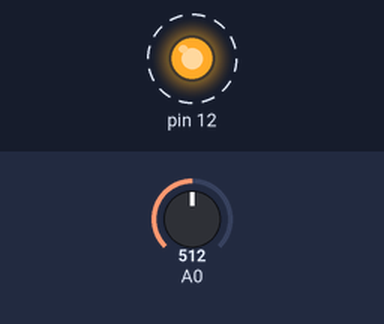
A sketch run on a simulated Arduino Uno, built with avr-gcc and run on an emulated ATmega328P. On the bench: output pins drawn as LEDs (lit = HIGH). Dashed ring = blinking. The test bench sets the inputs (shaded band); at power-on: A0 = 512. What the sketch prints to the serial monitor is not drawn.

Above: at 0.5 s.
Timing chart, 0 to 4.6 s (numbered marks = the images above):
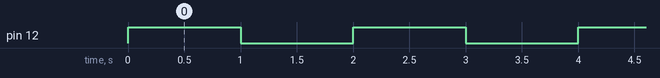

Measured:
- by itself, pin 12: alternates HIGH for 1.0 s and LOW for 1.0 s

The sketch:

Temp_Check.ino
```cpp
int temp;
int Switch;

void setup() {
  // put your setup code here, to run once:
  Serial.begin(9600);
  pinMode(12,OUTPUT);
  pinMode(A0,INPUT);

  Switch = 0;
}

void loop() {
  // put your main code here, to run repeatedly:
  int reading = analogRead(A0);

  if (Switch == 0)
  {
    digitalWrite(12, HIGH);
    Switch = 1;
  }
  else if (Switch == 1)
  {
    digitalWrite(12, LOW);
    Switch = 0;
  }


  // Convert that reading into voltage
  // Replace 5.0 with 3.3, if you are using a 3.3V Arduino
  float voltage = reading * (5.0 / 1024.0);

  // Convert the voltage into the temperature in Celsius
  float temperatureC = (voltage - 0.5) * 100;

  Serial.println(temperatureC);
  delay(1000);
}
```
